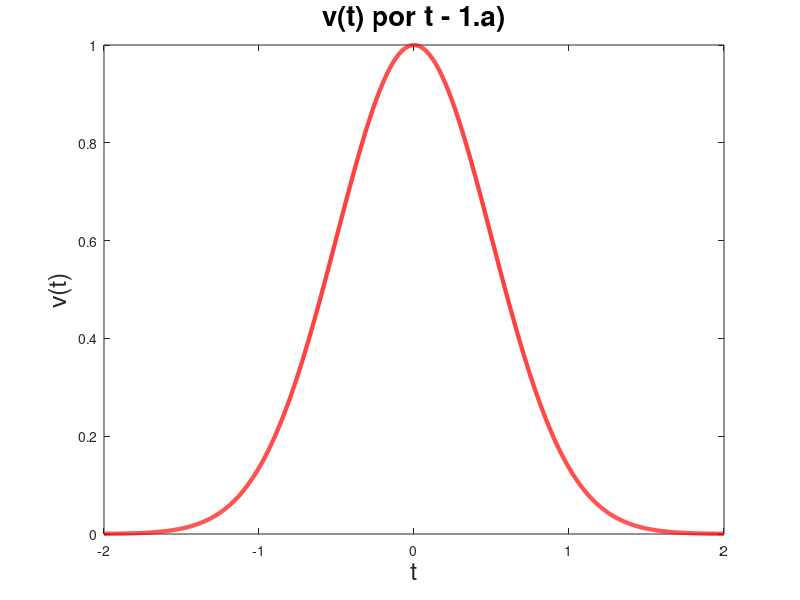

The MATLAB script that drew this image:
%Questão 1.a)

% Intervalo
dt=0.001;

% Dados basicos
t=-2:dt:2-dt;
v=exp(-2*t.^2);
plot (t, v, "r", "linewidth", 3);
title("v(t) por t - 1.a)", "fontsize", 20);
xlabel("t", "fontsize", 18);
ylabel("v(t)", "fontsize", 18);

